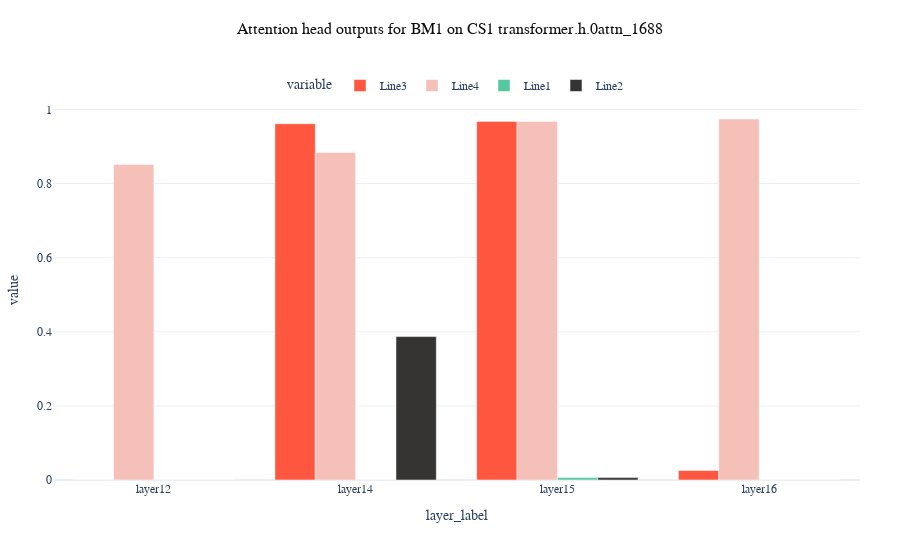

Write notebook code for a chart like this one.
### Code cell
import pandas as pd
import plotly.express as px

df = pd.read_csv("multipliers.csv")

# prepare labels...
df["layer_label"] = df["layer"].apply(lambda x: f"layer{x}")
line_map = {"3":"Line1", "6":"Line2", "10":"Line3", "18":"Line4"}
df["variable"] = df["multiplier"].astype(str).map(line_map)

fig = px.bar(
    df,
    x="layer_label",
    y="value",
    color="variable",
    barmode="group",
    template="plotly_white",
    color_discrete_sequence=['#FF563F','#F5C0B8','#55C89F','#363432']
)

# 1) global default for tick labels, legend, etc.
# 2) title_font_family for the main title
# 3) xaxis_title_font_family & yaxis_title_font_family for axis titles
fig.update_layout(
    font_family="Space Grotesk, Work Sans, sans-serif",    # tick labels, legend, hover, etc.
    title={
        'text': "Attention head outputs for BM1 on CS1 transformer.h.0attn_1688",
        'font': {'family': "Space Grotesk", 'size':16, 'color': '#0c0c0c'},
        'x':0.5, 'xanchor':'center', 'y':0.96, 'yanchor':'top'
    },
    title_font_family="Space Grotesk",                       # fallback for title if not in the dict
    xaxis_title_font_family="Space Grotesk",
    yaxis_title_font_family="Space Grotesk",
    margin={'l':40,'r':40,'t':100,'b':80},
    legend={
        'title': {'text':'variable','font':{'family':'Space Grotesk'}},
        'orientation':'h','x':0.5,'xanchor':'center','y':1.0,'yanchor':'bottom'
    },
)

fig.update_traces(
    hoverlabel=dict(font_family="Space Grotesk"),
    hovertemplate=' %{x}<br> %{y}<extra></extra>'
)

fig.show()

### Figure 1 — Plotly figure (JSON) as saved in the notebook; plotly's stock layout.template omitted (floating-point values rounded to 4 significant figures)
{"data": [{"alignmentgroup": "True", "hoverlabel": {"font": {"family": "Space Grotesk"}}, "hovertemplate": " %{x}<br> %{y}<extra></extra>", "legendgroup": "Line3", "marker": {"color": "#FF563F", "pattern": {"shape": ""}}, "name": "Line3", "offsetgroup": "Line3", "orientation": "v", "showlegend": true, "textposition": "auto", "type": "bar", "x": ["layer12", "layer14", "layer15", "layer16"], "xaxis": "x", "y": [0.0, 0.9613, 0.9677, 0.02581], "yaxis": "y"}, {"alignmentgroup": "True", "hoverlabel": {"font": {"family": "Space Grotesk"}}, "hovertemplate": " %{x}<br> %{y}<extra></extra>", "legendgroup": "Line4", "marker": {"color": "#F5C0B8", "pattern": {"shape": ""}}, "name": "Line4", "offsetgroup": "Line4", "orientation": "v", "showlegend": true, "textposition": "auto", "type": "bar", "x": ["layer12", "layer14", "layer15", "layer16"], "xaxis": "x", "y": [0.8516, 0.8839, 0.9677, 0.9742], "yaxis": "y"}, {"alignmentgroup": "True", "hoverlabel": {"font": {"family": "Space Grotesk"}}, "hovertemplate": " %{x}<br> %{y}<extra></extra>", "legendgroup": "Line1", "marker": {"color": "#55C89F", "pattern": {"shape": ""}}, "name": "Line1", "offsetgroup": "Line1", "orientation": "v", "showlegend": true, "textposition": "auto", "type": "bar", "x": ["layer12", "layer14", "layer15", "layer16"], "xaxis": "x", "y": [0.0, 0.0, 0.006452, 0.0], "yaxis": "y"}, {"alignmentgroup": "True", "hoverlabel": {"font": {"family": "Space Grotesk"}}, "hovertemplate": " %{x}<br> %{y}<extra></extra>", "legendgroup": "Line2", "marker": {"color": "#363432", "pattern": {"shape": ""}}, "name": "Line2", "offsetgroup": "Line2", "orientation": "v", "showlegend": true, "textposition": "auto", "type": "bar", "x": ["layer12", "layer14", "layer15", "layer16"], "xaxis": "x", "y": [0.0, 0.3871, 0.006452, 0.0], "yaxis": "y"}], "layout": {"barmode": "group", "font": {"family": "Space Grotesk, Work Sans, sans-serif"}, "legend": {"orientation": "h", "title": {"font": {"family": "Space Grotesk"}, "text": "variable"}, "tracegroupgap": 0, "x": 0.5, "xanchor": "center", "y": 1, "yanchor": "bottom"}, "margin": {"b": 80, "l": 40, "r": 40, "t": 100}, "title": {"font": {"color": "#0c0c0c", "family": "Space Grotesk", "size": 16}, "text": "Attention head outputs for BM1 on CS1 transformer.h.0attn_1688", "x": 0.5, "xanchor": "center", "y": 0.96, "yanchor": "top"}, "xaxis": {"anchor": "y", "domain": [0, 1], "title": {"font": {"family": "Space Grotesk"}, "text": "layer_label"}}, "yaxis": {"anchor": "x", "domain": [0, 1], "title": {"font": {"family": "Space Grotesk"}, "text": "value"}}}}
